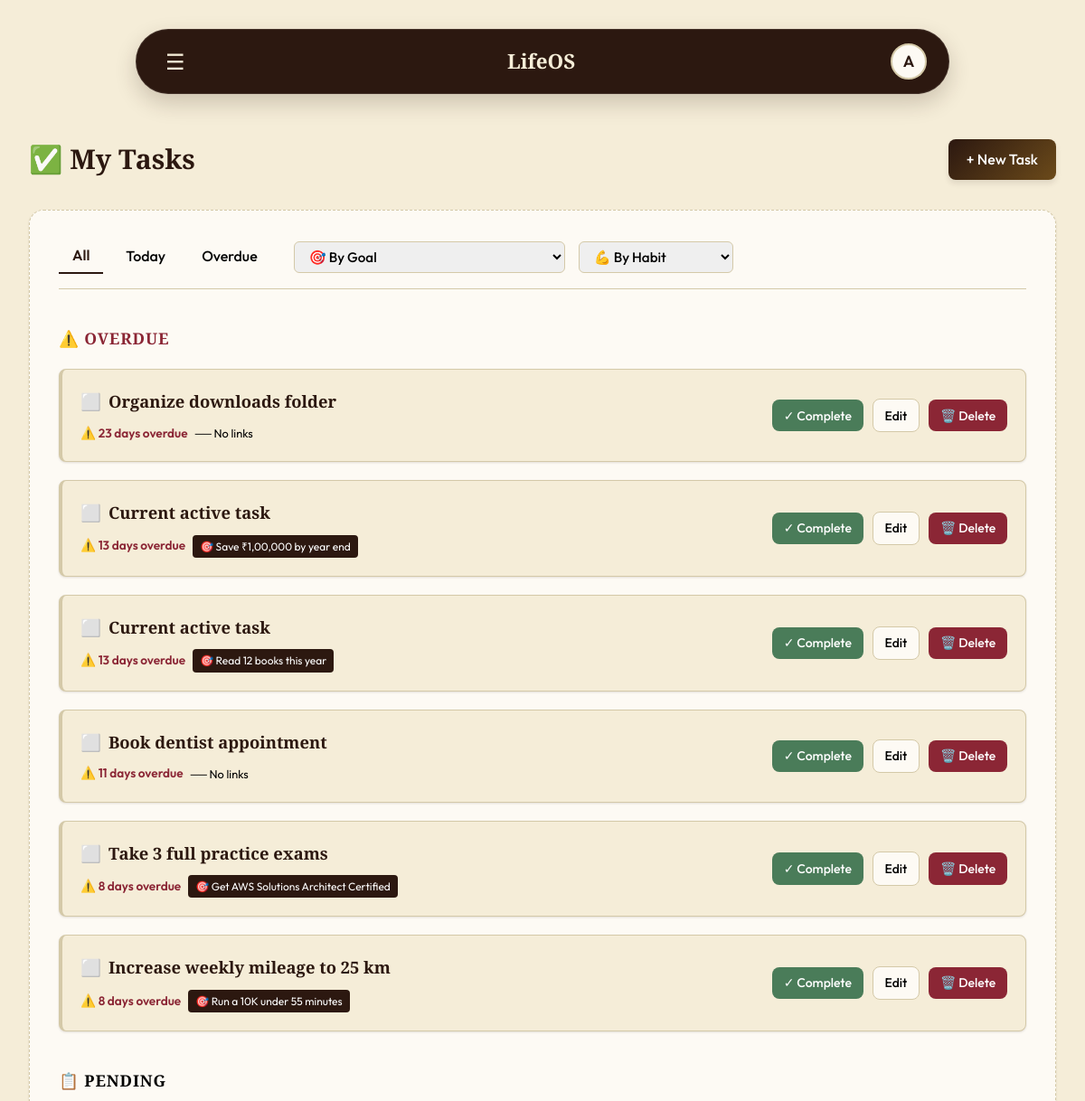
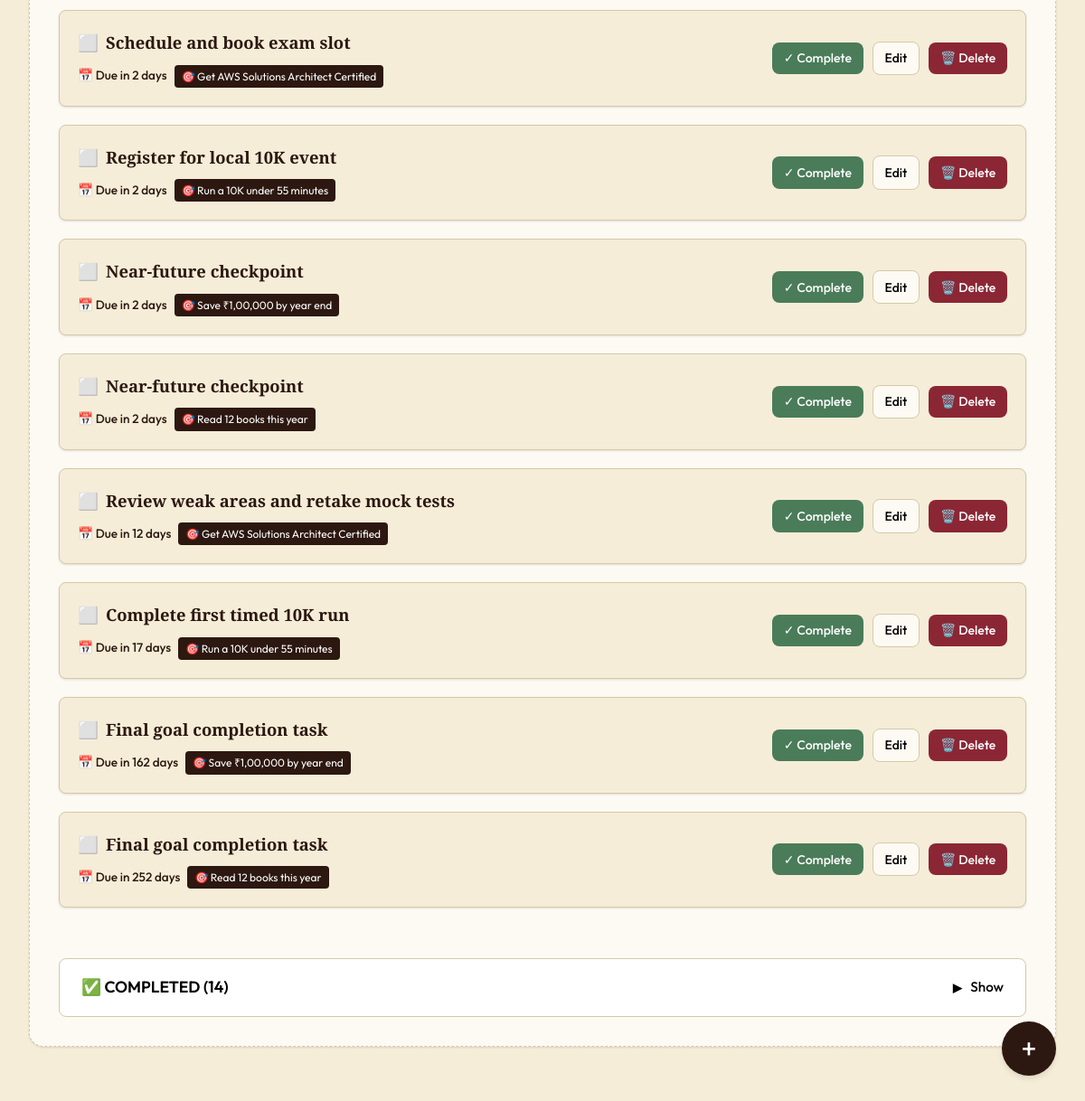
/tasks/ (signed in), run on the app's committed database (2 pictures, top to bottom).
### lifeos_app/models.py (models this page shows, shortened)
class Task(models.Model):
    TASK_TYPE_CHOICES = [
        ('simple', 'Simple'),
        ('trackable', 'Trackable'),
    ]
    STATUS_CHOICES = [
        ('Pending', 'Pending'),
        ('Completed', 'Completed'),
    ]
    user = models.ForeignKey(
        User,
        on_delete=models.CASCADE
    )
    title = models.CharField(max_length=200)
    description = models.TextField(
        blank=True,
        null=True
    )
    status = models.CharField(
        max_length=20,
        choices=STATUS_CHOICES,
        default='Pending'
    )
    task_type = models.CharField(
        max_length=20,
        choices=TASK_TYPE_CHOICES,
        default='simple'
    )
    progress = models.IntegerField(
        default=0
    )
    goal = models.ForeignKey(
        'Goal',
        on_delete=models.SET_NULL,
        null=True,
        blank=True,
        related_name='tasks'
    )
    start_date = models.DateField(
        null=True,
        blank=True
    )
    due_date = models.DateField(
        null=True,
        blank=True
    )
    created_at = models.DateTimeField(
        auto_now_add=True
    )

class Goal(models.Model):
    GOAL_TYPE_CHOICES = [
        ('task_based', 'Task Based'),
        ('habit_based', 'Habit Based'),
    ]
    STATUS_CHOICES = [
        ('Active', 'Active'),
        ('Completed', 'Completed'),
    ]
    user = models.ForeignKey(
        User,
        on_delete=models.CASCADE
    )
    title = models.CharField(max_length=200)
    description = models.TextField(
        blank=True,
        null=True
    )
    goal_type = models.CharField(
        max_length=20,
        choices=GOAL_TYPE_CHOICES,
        default='task_based'
    )
    target_days = models.IntegerField(
        null=True,
        blank=True,
        help_text='Only for Habit Based goals'
    )
    status = models.CharField(
        max_length=20,
        choices=STATUS_CHOICES,
        default='Active'
    )
    created_at = models.DateTimeField(
        auto_now_add=True
    )
    completed_at = models.DateTimeField(
        null=True,
        blank=True
    )

### lifeos_app/views.py (the view)
# urls.py: path('tasks/', views.tasks_list, name='tasks_list'),
@login_required
def tasks_list(request):
    user = request.user
    today = timezone.localdate()
    all_tasks = Task.objects.filter(user=user)
    overdue_tasks = all_tasks.filter(due_date__lt=today, status='Pending').order_by('due_date')
    today_tasks = all_tasks.filter(start_date__lte=today, status='Pending', due_date=today).order_by('created_at')
    raw_pending = all_tasks.filter(status='Pending').exclude(id__in=overdue_tasks).exclude(id__in=today_tasks)
    pending_tasks = sorted(raw_pending, key=lambda t: (t.due_date is None, t.due_date))
    completed_tasks = all_tasks.filter(status='Completed')
    all_processed = list(overdue_tasks) + list(today_tasks) + list(pending_tasks) + list(completed_tasks)
    for task in all_processed:
        if task.due_date:
            delta = (task.due_date - today).days
            if delta < 0:
                task.due_label = f"{abs(delta)} day{'s' if abs(delta) > 1 else ''} overdue"
                task.due_color = 'danger'
            elif delta == 0:
                task.due_label = "Due today"
                task.due_color = 'warning'
            else:
                task.due_label = f"Due in {delta} day{'s' if delta > 1 else ''}"
                task.due_color = 'text-primary'
        else:
            task.due_label = "No due date"
            task.due_color = 'secondary'
    user_goals = Goal.objects.filter(user=user, status='Active')
    for g in user_goals:
        total = g.tasks.count()
        completed = g.tasks.filter(status='Completed').count()
        g.is_100_percent = (total > 0 and total == completed)
    user_habits = Habit.objects.filter(user=user)
    if request.method == 'POST':
        form = TaskForm(request.POST)
        if form.is_valid():
            t = form.save(commit=False)
            t.user = user
            t.save()
            return redirect('tasks_list')
    else:
        form = TaskForm()
    context = {
        'overdue_tasks': overdue_tasks,
        'today_tasks': today_tasks,
        'pending_tasks': pending_tasks,
        'completed_tasks': completed_tasks,
        'user_goals': user_goals,
        'user_habits': user_habits,
        'form': form
    }
    return render(request, 'tasks.html', context)

### lifeos_app/context_processors.py (called while the page is built)
def overdue_tasks_count(request):
    if request.user.is_authenticated:
        today = datetime.date.today()
        count = Task.objects.filter(
            user=request.user,
            status='Pending',
            due_date__lt=today
        ).count()
        return {'overdue_count': count}
    return {'overdue_count': 0}

### templates/tasks.html (shortened to what this page needs)
{% extends 'base.html' %}
{% load static %}
{% block content %}
<div class="dashboard-header" style="margin-bottom: 2rem; display:flex; justify-content:space-between; align-items:center;">
    <h1 style="color: var(--color-primary);">✅ My Tasks</h1>
    <button class="btn btn-primary" id="newTaskBtn" style="padding: 0.6rem 1.25rem; font-size: 1rem;">+ New Task</button>
</div>
<div class="canvas-panel">
<div class="tabs-container" style="display:flex; gap:10px; margin-bottom:2.5rem; border-bottom:1px solid var(--border-color); padding-bottom:1rem; flex-wrap:wrap; align-items:center;">
    <button class="filter-tab active" data-filter="All" style="background:none; border:none; font-weight:600; padding:5px 15px; cursor:pointer; color:var(--color-primary); border-bottom:2px solid var(--color-primary); font-size:1rem; transition: color 0.2s;">All</button>
    <button class="filter-tab" data-filter="Today" style="background:none; border:none; font-weight:500; padding:5px 15px; cursor:pointer; color:var(--text-secondary); font-size:1rem; transition: color 0.2s;">Today</button>
    <button class="filter-tab" data-filter="Overdue" style="background:none; border:none; font-weight:500; padding:5px 15px; cursor:pointer; color:var(--text-secondary); font-size:1rem; transition: color 0.2s;">Overdue</button>
    <div style="position:relative; margin-left:15px;">
        <select id="filterGoalSelect" class="form-control" style="padding:6px 12px; border-radius:6px; font-size:0.95rem; font-weight:500; color:var(--text-secondary); cursor:pointer; border: 1px solid var(--border-color);">
            <option value="">🎯 By Goal</option>
        </select>
    </div>
    <div style="position:relative; margin-left:5px;">
        <select id="filterHabitSelect" class="form-control" style="padding:6px 12px; border-radius:6px; font-size:0.95rem; font-weight:500; color:var(--text-secondary); cursor:pointer; border: 1px solid var(--border-color);">
            <option value="">💪 By Habit</option>
        </select>
    </div>
</div>
<div id="tasksContainer" style="display:flex; flex-direction:column; gap:2.5rem;">
    {% if overdue_tasks %}
    <div class="task-section" id="section-overdue">
        <h4 style="color:var(--color-danger); font-size:1.1rem; letter-spacing:0.05em; margin-bottom:1.25rem; text-transform:uppercase;">⚠️ Overdue</h4>
        <div class="list-section" style="display:flex; flex-direction:column; gap:1.25rem;">
            {% for task in overdue_tasks %}
                {% include 'partials/task_card.html' with task=task border_class="border-danger" %}
            {% endfor %}
        </div>
    </div>
    {% endif %}
    <div class="task-section" id="section-pending">
        <h4 style="color:var(--text-secondary); font-size:1.1rem; letter-spacing:0.05em; margin-bottom:1.25rem; text-transform:uppercase;">📋 Pending</h4>
        <div class="list-section" style="display:flex; flex-direction:column; gap:1.25rem;">
            {% for task in pending_tasks %}
                {% include 'partials/task_card.html' with task=task border_class="" %}
            {% empty %}
                <p class="empty-section-msg" style="color:var(--text-secondary); padding: 1.5rem; background: var(--color-surface); border-radius:0.5rem; text-align:center;">No pending tasks. You are all caught up! 🎉</p>
            {% endfor %}
        </div>
    </div>
    <div class="task-section" id="section-completed" style="margin-top: 1rem;">
        <div id="completedToggle" style="cursor:pointer; display:flex; align-items:center; gap:10px; padding: 1rem 1.5rem; background: var(--color-surface-2); border-radius:0.5rem; color:var(--text-secondary); font-weight:600; border: 1px solid var(--border-color); transition: background 0.2s;">
            <span style="font-size:1.1rem; color: var(--text-primary);">✅ COMPLETED ({{ completed_tasks|length }})</span>
            <span id="completedIcon" style="font-size:1.2rem; transition: transform 0.3s ease;">▸</span>
            <span id="completedTextLabel" style="font-size:0.95rem; font-weight:500;">Show</span>
        </div>
    </div>
</div>
</div>
{% endblock %}

### templates/base.html (shortened to what this page needs)
{% load static %}
<!DOCTYPE html>
<html lang="en">
<head>
    <link rel="stylesheet" href="{% static 'css/style.css' %}?v=10">
</head>
<body class="{% block body_class %}{% endblock %}">
    <div class="app-container">
        <main class="main-content">
            {% if user.is_authenticated %}
            <header class="top-nav">
                <div class="top-nav-left">
                    <button id="sidebarToggle" class="nav-icon-btn" aria-label="Toggle Sidebar"
                        style="font-size: 1.5rem; background:none; border:none; cursor:pointer; color:var(--color-bg);">☰</button>
                </div>
                <div class="top-nav-center" style="flex-grow: 1; text-align: center;">
                    <h2 style="margin: 0; font-family: 'Playfair Display', serif; color: var(--color-bg);">LifeOS</h2>
                </div>
                <div class="top-nav-right">
                    <div class="profile-menu-container">
                        <button class="avatar-btn" id="avatarBtn" aria-label="Profile Menu">
                            <span class="avatar-initial">{{ user.username.0|upper }}</span>
                        </button>
                    </div>
                </div>
            </header>
            {% endif %}
            <div class="content-wrapper">
                {% block content %}
                {% endblock %}
            </div>
        </main>
    </div>
    {% if user.is_authenticated and not is_admin_dashboard %}
    <button id="fabBtn" class="fab-btn">+</button>
    {% endif %}
</body>
</html>

### templates/partials/task_card.html (shortened to what this page needs)
<div class="card task-card {% if is_completed %}completed-row{% endif %} {{ border_class }}"
     data-status="{{ task.status }}"
     data-goal-id="{{ task.goal.id|default:'' }}"
     data-habit-id="{{ task.habit.id|default:'' }}"
     data-is-overdue="{% if task.due_color == 'danger' %}true{% else %}false{% endif %}"
     data-is-today="{% if task.due_color == 'warning' %}true{% else %}false{% endif %}"
     style="padding: 1.25rem; border-radius: 0.5rem; border: 1px solid var(--border-color); display:flex; flex-direction:column; background: var(--color-surface); transition: all 0.2s; margin-bottom: 0;">
    <div style="display:flex; justify-content:space-between; align-items:center;">
        <div>
            <h4 style="margin:0; font-size:1.15rem; color:var(--text-primary); display:flex; align-items:center; gap:8px;">
                {% if is_completed %}<span style="color:var(--color-success);">✅</span><span style="text-decoration:line-through; color:var(--text-secondary);">{% else %}⬜ <span style="font-weight:600;">{% endif %}{{ task.title }}</span>
            </h4>
            <div style="font-size: 0.85rem; margin-top: 10px; display:flex; gap: 8px; align-items:center; flex-wrap: wrap;">
                {% if border_class == 'border-danger' %}
                    <span style="font-weight:600; color:var(--color-danger);">⚠️ {{ task.due_label }}</span>
                {% elif border_class == 'border-warning' %}
                    <span style="font-weight:600; color:var(--color-warning);">🕒 {{ task.due_label }}</span>
                {% elif border_class == '' and task.due_date %}
                    <span style="font-weight:500; color:var(--color-primary);">📅 {{ task.due_label }}</span>
                {% else %}
                    <span style="color:var(--text-secondary);">📅 {{ task.due_label }}</span>
                {% endif %}
                {% if task.goal %}
                    <span style="background:var(--color-primary); color:white; padding: 3px 8px; border-radius:4px; font-size:0.75rem;">🎯 {{ task.goal.title }}</span>
                {% endif %}
                {% if not task.goal and not task.habit %}
                    <span style="color:var(--text-secondary); font-size:0.8rem;">── No links</span>
                {% endif %}
            </div>
        </div>
        <div class="task-actions" style="display:flex; gap:10px; align-items:center; flex-shrink:0;">
            {% if task.task_type == 'simple' or not task.task_type %}
                {% if not is_completed and task.status != 'Completed' %}
                <form action="{% url 'complete_task' task.id %}" method="post" style="margin:0;">
                    <button type="submit" class="btn btn-sm btn-success" style="padding: 0.4rem 0.8rem;">✓ Complete</button>
                </form>
                {% endif %}
                <button class="btn btn-sm btn-secondary edit-task-btn"
                        data-id="{{ task.id }}"
                        data-title="{{ task.title|escapejs }}"
                        data-desc="{{ task.description|escapejs }}"
                        data-start="{{ task.start_date|date:'Y-m-d' }}"
                        data-due="{{ task.due_date|date:'Y-m-d' }}"
                        data-goal="{{ task.goal.id|default:'' }}"
                        data-status="{{ task.status }}"
                        data-task-type="{{ task.task_type }}"
                        style="padding: 0.4rem 0.8rem;">Edit</button>
                <form action="{% url 'delete_task' task.id %}" method="post" style="margin:0;" class="confirm-delete" data-confirm="Delete this task?">
                    <button type="submit" class="btn btn-sm btn-danger" style="padding: 0.4rem 0.8rem;">🗑️ Delete</button>
                </form>
            {% endif %}
        </div>
    </div>
</div>

### data on the page
Task: title "Organize downloads folder", due_label "23 days overdue", shows "── No links", status "✓ Complete"
Task: title "Current active task", due_label "13 days overdue", goal "Save ₹1,00,000 by year end", status "✓ Complete"
Task: title "Current active task", due_label "13 days overdue", goal "Read 12 books this year", status "✓ Complete"
Task: title "Book dentist appointment", due_label "11 days overdue", shows "── No links", status "✓ Complete"
Task: title "Take 3 full practice exams", due_label "8 days overdue", goal "Get AWS Solutions Architect Certified", status "✓ Complete"
Task: title "Increase weekly mileage to 25 km", due_label "8 days overdue", goal "Run a 10K under 55 minutes", status "✓ Complete"
Task: title "Schedule and book exam slot", due_label "Due in 2 days", goal "Get AWS Solutions Architect Certified", status "✓ Complete"
Task: title "Register for local 10K event", due_label "Due in 2 days", goal "Run a 10K under 55 minutes", status "✓ Complete"
Task: title "Near-future checkpoint", due_label "Due in 2 days", goal "Save ₹1,00,000 by year end", status "✓ Complete"
Task: title "Near-future checkpoint", due_label "Due in 2 days", goal "Read 12 books this year", status "✓ Complete"
Task: title "Review weak areas and retake mock tests", due_label "Due in 12 days", goal "Get AWS Solutions Architect Certified", status "✓ Complete"
Task: title "Complete first timed 10K run", due_label "Due in 17 days", goal "Run a 10K under 55 minutes", status "✓ Complete"
Task: title "Final goal completion task", due_label "Due in 162 days", goal "Save ₹1,00,000 by year end", status "✓ Complete"
Task: title "Final goal completion task", due_label "Due in 252 days", goal "Read 12 books this year", status "✓ Complete"

### other printed values
{{ user.username.0|upper }} "A"
{{ completed_tasks|length }} "14"
